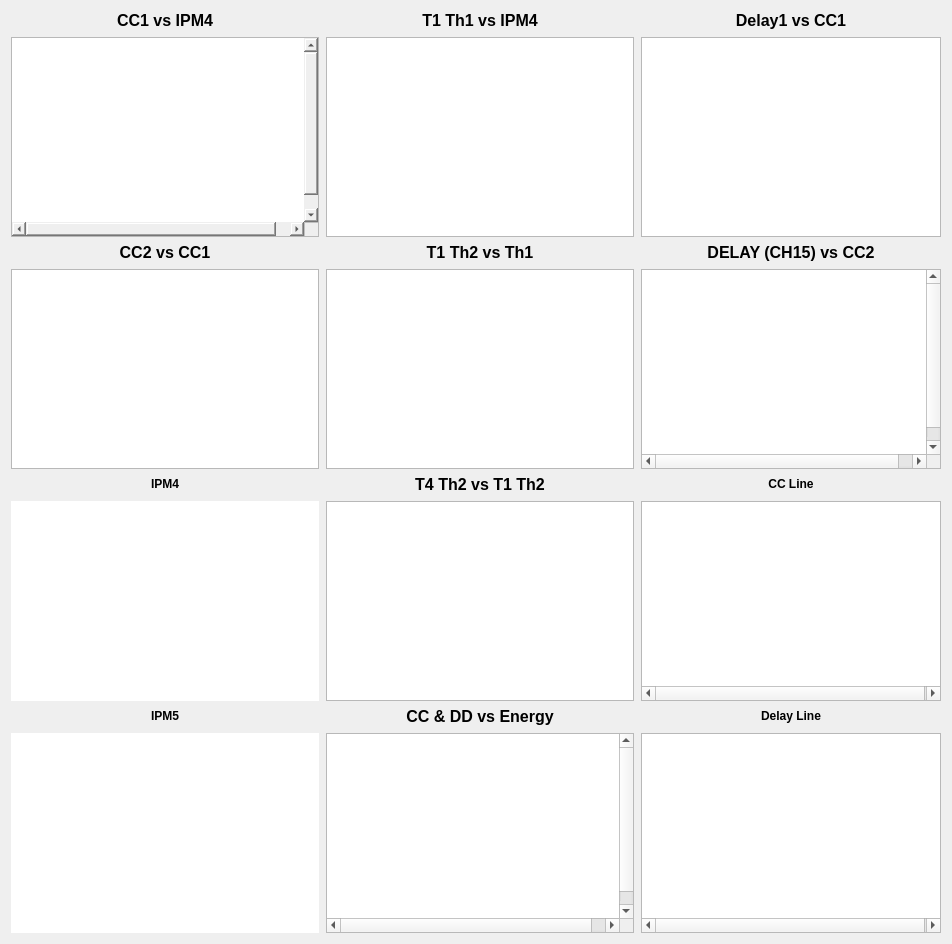
<?xml version="1.0" encoding="UTF-8"?>
<ui version="4.0">
 <class>Form</class>
 <widget class="QWidget" name="Form">
  <property name="geometry">
   <rect>
    <x>0</x>
    <y>0</y>
    <width>952</width>
    <height>944</height>
   </rect>
  </property>
  <property name="sizePolicy">
   <sizepolicy hsizetype="Preferred" vsizetype="Preferred">
    <horstretch>0</horstretch>
    <verstretch>0</verstretch>
   </sizepolicy>
  </property>
  <property name="minimumSize">
   <size>
    <width>500</width>
    <height>200</height>
   </size>
  </property>
  <property name="font">
   <font>
    <pointsize>9</pointsize>
   </font>
  </property>
  <property name="windowTitle">
   <string>Form</string>
  </property>
  <layout class="QGridLayout" name="gridLayout_3">
   <item row="3" column="0">
    <widget class="PyDMScatterPlot" name="PyDMScatterPlot_2">
     <property name="sizePolicy">
      <sizepolicy hsizetype="Preferred" vsizetype="Preferred">
       <horstretch>0</horstretch>
       <verstretch>0</verstretch>
      </sizepolicy>
     </property>
     <property name="minimumSize">
      <size>
       <width>300</width>
       <height>200</height>
      </size>
     </property>
     <property name="toolTip">
      <string/>
     </property>
     <property name="showXGrid">
      <bool>true</bool>
     </property>
     <property name="showYGrid">
      <bool>true</bool>
     </property>
     <property name="axisColor">
      <color>
       <red>250</red>
       <green>250</green>
       <blue>250</blue>
      </color>
     </property>
     <property name="yAxes">
      <stringlist>
       <string>{&quot;name&quot;: &quot;Axis 1&quot;, &quot;orientation&quot;: &quot;left&quot;, &quot;label&quot;: null, &quot;minRange&quot;: -72.30272388172042, &quot;maxRange&quot;: 130.17772388172042, &quot;autoRange&quot;: true, &quot;logMode&quot;: false}</string>
      </stringlist>
     </property>
     <property name="xLabels">
      <stringlist>
       <string>CH08</string>
      </stringlist>
     </property>
     <property name="showLegend">
      <bool>false</bool>
     </property>
     <property name="curves">
      <stringlist>
       <string>{&quot;y_channel&quot;: &quot;ca://XCS:TT:01:AMPL_9&quot;, &quot;x_channel&quot;: &quot;ca://XCS:TT:01:AMPL_8&quot;, &quot;name&quot;: &quot;CH09&quot;, &quot;color&quot;: &quot;white&quot;, &quot;lineStyle&quot;: 0, &quot;lineWidth&quot;: 1, &quot;symbol&quot;: &quot;o&quot;, &quot;symbolSize&quot;: 3, &quot;yAxisName&quot;: &quot;Axis 1&quot;, &quot;barWidth&quot;: null, &quot;upperThreshold&quot;: null, &quot;lowerThreshold&quot;: null, &quot;thresholdColor&quot;: &quot;white&quot;, &quot;redraw_mode&quot;: 2, &quot;buffer_size&quot;: 240, &quot;bufferSizeChannelAddress&quot;: null}</string>
      </stringlist>
     </property>
    </widget>
   </item>
   <item row="7" column="2" colspan="2">
    <widget class="PyDMTimePlot" name="PyDMTimePlot_4">
     <property name="sizePolicy">
      <sizepolicy hsizetype="Expanding" vsizetype="Expanding">
       <horstretch>0</horstretch>
       <verstretch>0</verstretch>
      </sizepolicy>
     </property>
     <property name="minimumSize">
      <size>
       <width>300</width>
       <height>200</height>
      </size>
     </property>
     <property name="toolTip">
      <string/>
     </property>
     <property name="verticalScrollBarPolicy">
      <enum>Qt::ScrollBarAlwaysOff</enum>
     </property>
     <property name="horizontalScrollBarPolicy">
      <enum>Qt::ScrollBarAsNeeded</enum>
     </property>
     <property name="sceneRect">
      <rectf>
       <x>0.000000000000000</x>
       <y>0.000000000000000</y>
       <width>300.000000000000000</width>
       <height>200.000000000000000</height>
      </rectf>
     </property>
     <property name="showXGrid">
      <bool>true</bool>
     </property>
     <property name="showYGrid">
      <bool>true</bool>
     </property>
     <property name="axisColor">
      <color>
       <red>253</red>
       <green>253</green>
       <blue>253</blue>
      </color>
     </property>
     <property name="yAxes">
      <stringlist>
       <string>{&quot;name&quot;: &quot;Axis 1&quot;, &quot;orientation&quot;: &quot;left&quot;, &quot;label&quot;: &quot;mean&quot;, &quot;minRange&quot;: -291.5707741091994, &quot;maxRange&quot;: 301.5707741091994, &quot;autoRange&quot;: true, &quot;logMode&quot;: false}</string>
      </stringlist>
     </property>
     <property name="xLabels">
      <stringlist>
       <string>time [sec]</string>
      </stringlist>
     </property>
     <property name="showLegend">
      <bool>true</bool>
     </property>
     <property name="curves">
      <stringlist>
       <string>{&quot;channel&quot;: &quot;ca://XCS:TT:01:AMPL_11&quot;, &quot;plot_style&quot;: &quot;Line&quot;, &quot;name&quot;: &quot;CH11&quot;, &quot;color&quot;: &quot;white&quot;, &quot;lineStyle&quot;: 1, &quot;lineWidth&quot;: 2, &quot;symbol&quot;: null, &quot;symbolSize&quot;: 10, &quot;yAxisName&quot;: &quot;Axis 1&quot;, &quot;barWidth&quot;: null, &quot;upperThreshold&quot;: null, &quot;lowerThreshold&quot;: null, &quot;thresholdColor&quot;: &quot;white&quot;}</string>
       <string>{&quot;channel&quot;: &quot;ca://XCS:TT:01:AMPL_12&quot;, &quot;plot_style&quot;: &quot;Line&quot;, &quot;name&quot;: &quot;CH12&quot;, &quot;color&quot;: &quot;red&quot;, &quot;lineStyle&quot;: 1, &quot;lineWidth&quot;: 2, &quot;symbol&quot;: null, &quot;symbolSize&quot;: 10, &quot;yAxisName&quot;: &quot;Axis 1&quot;, &quot;barWidth&quot;: null, &quot;upperThreshold&quot;: null, &quot;lowerThreshold&quot;: null, &quot;thresholdColor&quot;: &quot;white&quot;}</string>
       <string>{&quot;channel&quot;: &quot;ca://XCS:TT:01:AMPL_15&quot;, &quot;plot_style&quot;: &quot;Line&quot;, &quot;name&quot;: &quot;CH15&quot;, &quot;color&quot;: &quot;#55aaff&quot;, &quot;lineStyle&quot;: 1, &quot;lineWidth&quot;: 2, &quot;symbol&quot;: null, &quot;symbolSize&quot;: 10, &quot;yAxisName&quot;: &quot;Axis 1&quot;, &quot;barWidth&quot;: null, &quot;upperThreshold&quot;: null, &quot;lowerThreshold&quot;: null, &quot;thresholdColor&quot;: &quot;white&quot;}</string>
      </stringlist>
     </property>
     <property name="updateMode" stdset="0">
      <enum>PyDMTimePlot::OnValueChange</enum>
     </property>
     <property name="timeSpan">
      <double>600.000000000000000</double>
     </property>
     <property name="updateInterval">
      <double>1.000000000000000</double>
     </property>
    </widget>
   </item>
   <item row="0" column="2" colspan="2">
    <widget class="QLabel" name="label_5">
     <property name="sizePolicy">
      <sizepolicy hsizetype="Preferred" vsizetype="Fixed">
       <horstretch>0</horstretch>
       <verstretch>0</verstretch>
      </sizepolicy>
     </property>
     <property name="font">
      <font>
       <pointsize>12</pointsize>
       <weight>75</weight>
       <bold>true</bold>
      </font>
     </property>
     <property name="text">
      <string>Delay1 vs CC1</string>
     </property>
     <property name="textFormat">
      <enum>Qt::AutoText</enum>
     </property>
     <property name="alignment">
      <set>Qt::AlignCenter</set>
     </property>
    </widget>
   </item>
   <item row="7" column="0">
    <widget class="PyDMTimePlot" name="PyDMTimePlot">
     <property name="sizePolicy">
      <sizepolicy hsizetype="Expanding" vsizetype="Expanding">
       <horstretch>0</horstretch>
       <verstretch>0</verstretch>
      </sizepolicy>
     </property>
     <property name="minimumSize">
      <size>
       <width>300</width>
       <height>200</height>
      </size>
     </property>
     <property name="maximumSize">
      <size>
       <width>16777215</width>
       <height>16777215</height>
      </size>
     </property>
     <property name="cursor" stdset="0">
      <cursorShape>ArrowCursor</cursorShape>
     </property>
     <property name="toolTip">
      <string/>
     </property>
     <property name="frameShape">
      <enum>QFrame::NoFrame</enum>
     </property>
     <property name="frameShadow">
      <enum>QFrame::Plain</enum>
     </property>
     <property name="verticalScrollBarPolicy">
      <enum>Qt::ScrollBarAlwaysOff</enum>
     </property>
     <property name="horizontalScrollBarPolicy">
      <enum>Qt::ScrollBarAsNeeded</enum>
     </property>
     <property name="sceneRect">
      <rectf>
       <x>0.000000000000000</x>
       <y>0.000000000000000</y>
       <width>308.000000000000000</width>
       <height>200.000000000000000</height>
      </rectf>
     </property>
     <property name="showXGrid">
      <bool>true</bool>
     </property>
     <property name="showYGrid">
      <bool>true</bool>
     </property>
     <property name="axisColor">
      <color>
       <red>248</red>
       <green>248</green>
       <blue>248</blue>
      </color>
     </property>
     <property name="yAxes">
      <stringlist>
       <string>{&quot;name&quot;: &quot;XCS-SB2-BMMON:SUM&quot;, &quot;orientation&quot;: &quot;left&quot;, &quot;label&quot;: &quot;mean&quot;, &quot;minRange&quot;: -42.86081940510159, &quot;maxRange&quot;: 55.11081940510159, &quot;autoRange&quot;: true, &quot;logMode&quot;: false}</string>
      </stringlist>
     </property>
     <property name="xLabels">
      <stringlist>
       <string>time [sec]</string>
      </stringlist>
     </property>
     <property name="showLegend">
      <bool>true</bool>
     </property>
     <property name="mouseEnabledX" stdset="0">
      <bool>false</bool>
     </property>
     <property name="curves">
      <stringlist>
       <string>{&quot;channel&quot;: &quot;ca://XCS:TT:01:IPM_5&quot;, &quot;plot_style&quot;: &quot;Line&quot;, &quot;name&quot;: &quot;IPM5&quot;, &quot;color&quot;: &quot;#dbf0e0&quot;, &quot;lineStyle&quot;: 1, &quot;lineWidth&quot;: 2, &quot;symbol&quot;: null, &quot;symbolSize&quot;: 10, &quot;yAxisName&quot;: &quot;XCS-SB2-BMMON:SUM&quot;, &quot;barWidth&quot;: null, &quot;upperThreshold&quot;: null, &quot;lowerThreshold&quot;: null, &quot;thresholdColor&quot;: &quot;white&quot;}</string>
      </stringlist>
     </property>
     <property name="updateMode" stdset="0">
      <enum>PyDMTimePlot::AtFixedRate</enum>
     </property>
     <property name="timeSpan">
      <double>600.000000000000000</double>
     </property>
     <property name="updateInterval">
      <double>1.000000000000000</double>
     </property>
    </widget>
   </item>
   <item row="3" column="2" colspan="2">
    <widget class="PyDMScatterPlot" name="PyDMScatterPlot_5">
     <property name="sizePolicy">
      <sizepolicy hsizetype="Preferred" vsizetype="Preferred">
       <horstretch>0</horstretch>
       <verstretch>0</verstretch>
      </sizepolicy>
     </property>
     <property name="minimumSize">
      <size>
       <width>300</width>
       <height>200</height>
      </size>
     </property>
     <property name="toolTip">
      <string/>
     </property>
     <property name="sceneRect">
      <rectf>
       <x>0.000000000000000</x>
       <y>0.000000000000000</y>
       <width>300.000000000000000</width>
       <height>200.000000000000000</height>
      </rectf>
     </property>
     <property name="showXGrid">
      <bool>true</bool>
     </property>
     <property name="showYGrid">
      <bool>true</bool>
     </property>
     <property name="axisColor">
      <color>
       <red>255</red>
       <green>255</green>
       <blue>255</blue>
      </color>
     </property>
     <property name="yAxes">
      <stringlist>
       <string>{&quot;name&quot;: &quot;Axis 1&quot;, &quot;orientation&quot;: &quot;left&quot;, &quot;label&quot;: null, &quot;minRange&quot;: -62.16294570526704, &quot;maxRange&quot;: 67.41294570526703, &quot;autoRange&quot;: true, &quot;logMode&quot;: false}</string>
      </stringlist>
     </property>
     <property name="xLabels">
      <stringlist>
       <string>CC(CH09)</string>
      </stringlist>
     </property>
     <property name="curves">
      <stringlist>
       <string>{&quot;y_channel&quot;: &quot;ca://XCS:TT:01:AMPL_15&quot;, &quot;x_channel&quot;: &quot;ca://XCS:TT:01:AMPL_9&quot;, &quot;name&quot;: &quot;DELAY (CH15)&quot;, &quot;color&quot;: &quot;white&quot;, &quot;lineStyle&quot;: 0, &quot;lineWidth&quot;: 1, &quot;symbol&quot;: &quot;o&quot;, &quot;symbolSize&quot;: 3, &quot;yAxisName&quot;: &quot;Axis 1&quot;, &quot;barWidth&quot;: null, &quot;upperThreshold&quot;: null, &quot;lowerThreshold&quot;: null, &quot;thresholdColor&quot;: &quot;white&quot;, &quot;redraw_mode&quot;: 2, &quot;buffer_size&quot;: 240, &quot;bufferSizeChannelAddress&quot;: null}</string>
      </stringlist>
     </property>
    </widget>
   </item>
   <item row="4" column="0">
    <widget class="QLabel" name="label_12">
     <property name="sizePolicy">
      <sizepolicy hsizetype="Preferred" vsizetype="Fixed">
       <horstretch>0</horstretch>
       <verstretch>0</verstretch>
      </sizepolicy>
     </property>
     <property name="font">
      <font>
       <weight>75</weight>
       <bold>true</bold>
      </font>
     </property>
     <property name="text">
      <string>IPM4</string>
     </property>
     <property name="alignment">
      <set>Qt::AlignCenter</set>
     </property>
    </widget>
   </item>
   <item row="0" column="0">
    <widget class="QLabel" name="label">
     <property name="sizePolicy">
      <sizepolicy hsizetype="Preferred" vsizetype="Fixed">
       <horstretch>0</horstretch>
       <verstretch>0</verstretch>
      </sizepolicy>
     </property>
     <property name="font">
      <font>
       <pointsize>12</pointsize>
       <weight>75</weight>
       <bold>true</bold>
      </font>
     </property>
     <property name="toolTip">
      <string/>
     </property>
     <property name="toolTipDuration">
      <number>-1</number>
     </property>
     <property name="text">
      <string>CC1 vs IPM4</string>
     </property>
     <property name="textFormat">
      <enum>Qt::AutoText</enum>
     </property>
     <property name="alignment">
      <set>Qt::AlignCenter</set>
     </property>
     <property name="wordWrap">
      <bool>false</bool>
     </property>
    </widget>
   </item>
   <item row="5" column="0">
    <widget class="PyDMTimePlot" name="PyDMTimePlot_3">
     <property name="sizePolicy">
      <sizepolicy hsizetype="Expanding" vsizetype="Expanding">
       <horstretch>0</horstretch>
       <verstretch>0</verstretch>
      </sizepolicy>
     </property>
     <property name="minimumSize">
      <size>
       <width>300</width>
       <height>200</height>
      </size>
     </property>
     <property name="maximumSize">
      <size>
       <width>16777215</width>
       <height>16777215</height>
      </size>
     </property>
     <property name="cursor" stdset="0">
      <cursorShape>ArrowCursor</cursorShape>
     </property>
     <property name="toolTip">
      <string/>
     </property>
     <property name="frameShape">
      <enum>QFrame::NoFrame</enum>
     </property>
     <property name="frameShadow">
      <enum>QFrame::Plain</enum>
     </property>
     <property name="verticalScrollBarPolicy">
      <enum>Qt::ScrollBarAlwaysOff</enum>
     </property>
     <property name="horizontalScrollBarPolicy">
      <enum>Qt::ScrollBarAsNeeded</enum>
     </property>
     <property name="interactive">
      <bool>true</bool>
     </property>
     <property name="showXGrid">
      <bool>true</bool>
     </property>
     <property name="showYGrid">
      <bool>true</bool>
     </property>
     <property name="axisColor">
      <color>
       <red>248</red>
       <green>248</green>
       <blue>248</blue>
      </color>
     </property>
     <property name="yAxes">
      <stringlist>
       <string>{&quot;name&quot;: &quot;XCS-SB1-BMMON:SUM&quot;, &quot;orientation&quot;: &quot;left&quot;, &quot;label&quot;: &quot;mean&quot;, &quot;minRange&quot;: -116.47425305151863, &quot;maxRange&quot;: 149.84925305151864, &quot;autoRange&quot;: true, &quot;logMode&quot;: false}</string>
      </stringlist>
     </property>
     <property name="xLabels">
      <stringlist>
       <string>time [sec]</string>
      </stringlist>
     </property>
     <property name="showLegend">
      <bool>true</bool>
     </property>
     <property name="mouseEnabledX" stdset="0">
      <bool>false</bool>
     </property>
     <property name="curves">
      <stringlist>
       <string>{&quot;channel&quot;: &quot;ca://XCS:TT:01:IPM_4&quot;, &quot;plot_style&quot;: &quot;Line&quot;, &quot;name&quot;: &quot;IPM4&quot;, &quot;color&quot;: &quot;#dbf0e0&quot;, &quot;lineStyle&quot;: 1, &quot;lineWidth&quot;: 2, &quot;symbol&quot;: null, &quot;symbolSize&quot;: 10, &quot;yAxisName&quot;: &quot;XCS-SB1-BMMON:SUM&quot;, &quot;barWidth&quot;: null, &quot;upperThreshold&quot;: null, &quot;lowerThreshold&quot;: null, &quot;thresholdColor&quot;: &quot;white&quot;}</string>
      </stringlist>
     </property>
     <property name="updateMode" stdset="0">
      <enum>PyDMTimePlot::AtFixedRate</enum>
     </property>
     <property name="timeSpan">
      <double>600.000000000000000</double>
     </property>
     <property name="updateInterval">
      <double>1.000000000000000</double>
     </property>
    </widget>
   </item>
   <item row="5" column="1">
    <widget class="PyDMScatterPlot" name="PyDMScatterPlot_6">
     <property name="sizePolicy">
      <sizepolicy hsizetype="Expanding" vsizetype="Expanding">
       <horstretch>0</horstretch>
       <verstretch>0</verstretch>
      </sizepolicy>
     </property>
     <property name="minimumSize">
      <size>
       <width>300</width>
       <height>200</height>
      </size>
     </property>
     <property name="toolTip">
      <string/>
     </property>
     <property name="showXGrid">
      <bool>true</bool>
     </property>
     <property name="showYGrid">
      <bool>true</bool>
     </property>
     <property name="axisColor">
      <color>
       <red>252</red>
       <green>252</green>
       <blue>252</blue>
      </color>
     </property>
     <property name="yAxes">
      <stringlist>
       <string>{&quot;name&quot;: &quot;Axis 1&quot;, &quot;orientation&quot;: &quot;left&quot;, &quot;label&quot;: null, &quot;minRange&quot;: -81.29646962129293, &quot;maxRange&quot;: 79.29646962129293, &quot;autoRange&quot;: true, &quot;logMode&quot;: false}</string>
      </stringlist>
     </property>
     <property name="xLabels">
      <stringlist>
       <string>CH12</string>
      </stringlist>
     </property>
     <property name="curves">
      <stringlist>
       <string>{&quot;y_channel&quot;: &quot;ca://XCS:TT:01:AMPL_15&quot;, &quot;x_channel&quot;: &quot;ca://XCS:TT:01:AMPL_12&quot;, &quot;name&quot;: &quot;CH15&quot;, &quot;color&quot;: &quot;white&quot;, &quot;lineStyle&quot;: 0, &quot;lineWidth&quot;: 3, &quot;symbol&quot;: &quot;o&quot;, &quot;symbolSize&quot;: 3, &quot;yAxisName&quot;: &quot;Axis 1&quot;, &quot;barWidth&quot;: null, &quot;upperThreshold&quot;: null, &quot;lowerThreshold&quot;: null, &quot;thresholdColor&quot;: &quot;white&quot;, &quot;redraw_mode&quot;: 2, &quot;buffer_size&quot;: 240, &quot;bufferSizeChannelAddress&quot;: null}</string>
      </stringlist>
     </property>
    </widget>
   </item>
   <item row="1" column="1">
    <widget class="PyDMScatterPlot" name="PyDMScatterPlot_8">
     <property name="sizePolicy">
      <sizepolicy hsizetype="Preferred" vsizetype="Preferred">
       <horstretch>0</horstretch>
       <verstretch>0</verstretch>
      </sizepolicy>
     </property>
     <property name="minimumSize">
      <size>
       <width>300</width>
       <height>200</height>
      </size>
     </property>
     <property name="toolTip">
      <string/>
     </property>
     <property name="showXGrid">
      <bool>true</bool>
     </property>
     <property name="showYGrid">
      <bool>true</bool>
     </property>
     <property name="axisColor">
      <color>
       <red>254</red>
       <green>254</green>
       <blue>254</blue>
      </color>
     </property>
     <property name="yAxes">
      <stringlist>
       <string>{&quot;name&quot;: &quot;Axis 1&quot;, &quot;orientation&quot;: &quot;left&quot;, &quot;label&quot;: null, &quot;minRange&quot;: -209.56797303100342, &quot;maxRange&quot;: 231.19297303100342, &quot;autoRange&quot;: true, &quot;logMode&quot;: false}</string>
      </stringlist>
     </property>
     <property name="xLabels">
      <stringlist>
       <string>IPM4</string>
      </stringlist>
     </property>
     <property name="showLegend">
      <bool>false</bool>
     </property>
     <property name="curves">
      <stringlist>
       <string>{&quot;y_channel&quot;: &quot;ca://XCS:TT:01:AMPL_11&quot;, &quot;x_channel&quot;: &quot;ca://XCS:TT:01:IPM_4&quot;, &quot;name&quot;: &quot;CH11&quot;, &quot;color&quot;: &quot;white&quot;, &quot;lineStyle&quot;: 0, &quot;lineWidth&quot;: 1, &quot;symbol&quot;: &quot;o&quot;, &quot;symbolSize&quot;: 3, &quot;yAxisName&quot;: &quot;Axis 1&quot;, &quot;barWidth&quot;: null, &quot;upperThreshold&quot;: null, &quot;lowerThreshold&quot;: null, &quot;thresholdColor&quot;: &quot;white&quot;, &quot;redraw_mode&quot;: 2, &quot;buffer_size&quot;: 240, &quot;bufferSizeChannelAddress&quot;: null}</string>
      </stringlist>
     </property>
    </widget>
   </item>
   <item row="5" column="2" colspan="2">
    <widget class="PyDMTimePlot" name="PyDMTimePlot_2">
     <property name="sizePolicy">
      <sizepolicy hsizetype="Expanding" vsizetype="Expanding">
       <horstretch>0</horstretch>
       <verstretch>0</verstretch>
      </sizepolicy>
     </property>
     <property name="minimumSize">
      <size>
       <width>300</width>
       <height>200</height>
      </size>
     </property>
     <property name="toolTip">
      <string/>
     </property>
     <property name="layoutDirection">
      <enum>Qt::LeftToRight</enum>
     </property>
     <property name="verticalScrollBarPolicy">
      <enum>Qt::ScrollBarAlwaysOff</enum>
     </property>
     <property name="horizontalScrollBarPolicy">
      <enum>Qt::ScrollBarAsNeeded</enum>
     </property>
     <property name="foregroundBrush">
      <brush brushstyle="NoBrush">
       <color alpha="255">
        <red>250</red>
        <green>250</green>
        <blue>250</blue>
       </color>
      </brush>
     </property>
     <property name="sceneRect">
      <rectf>
       <x>0.000000000000000</x>
       <y>0.000000000000000</y>
       <width>300.000000000000000</width>
       <height>200.000000000000000</height>
      </rectf>
     </property>
     <property name="cacheMode">
      <set>QGraphicsView::CacheBackground</set>
     </property>
     <property name="showXGrid">
      <bool>true</bool>
     </property>
     <property name="showYGrid">
      <bool>true</bool>
     </property>
     <property name="axisColor">
      <color>
       <red>255</red>
       <green>255</green>
       <blue>255</blue>
      </color>
     </property>
     <property name="yAxes">
      <stringlist>
       <string>{&quot;name&quot;: &quot;Axis 1&quot;, &quot;orientation&quot;: &quot;left&quot;, &quot;label&quot;: &quot;mean&quot;, &quot;minRange&quot;: -108.5553204620948, &quot;maxRange&quot;: 117.9303204620948, &quot;autoRange&quot;: true, &quot;logMode&quot;: false}</string>
      </stringlist>
     </property>
     <property name="title" stdset="0">
      <string/>
     </property>
     <property name="xLabels">
      <stringlist>
       <string>time [sec]</string>
      </stringlist>
     </property>
     <property name="showLegend">
      <bool>true</bool>
     </property>
     <property name="mouseEnabledX" stdset="0">
      <bool>true</bool>
     </property>
     <property name="curves">
      <stringlist>
       <string>{&quot;channel&quot;: &quot;ca://XCS:TT:01:AMPL_8&quot;, &quot;plot_style&quot;: &quot;Line&quot;, &quot;name&quot;: &quot;CH08&quot;, &quot;color&quot;: &quot;#00aaff&quot;, &quot;lineStyle&quot;: 1, &quot;lineWidth&quot;: 2, &quot;symbol&quot;: null, &quot;symbolSize&quot;: 10, &quot;yAxisName&quot;: &quot;Axis 1&quot;, &quot;barWidth&quot;: null, &quot;upperThreshold&quot;: null, &quot;lowerThreshold&quot;: null, &quot;thresholdColor&quot;: &quot;white&quot;}</string>
       <string>{&quot;channel&quot;: &quot;ca://XCS:TT:01:AMPL_9&quot;, &quot;plot_style&quot;: &quot;Line&quot;, &quot;name&quot;: &quot;CH09&quot;, &quot;color&quot;: &quot;red&quot;, &quot;lineStyle&quot;: 1, &quot;lineWidth&quot;: 2, &quot;symbol&quot;: null, &quot;symbolSize&quot;: 10, &quot;yAxisName&quot;: &quot;Axis 1&quot;, &quot;barWidth&quot;: null, &quot;upperThreshold&quot;: null, &quot;lowerThreshold&quot;: null, &quot;thresholdColor&quot;: &quot;white&quot;}</string>
      </stringlist>
     </property>
     <property name="updateMode" stdset="0">
      <enum>PyDMTimePlot::AtFixedRate</enum>
     </property>
     <property name="timeSpan">
      <double>600.000000000000000</double>
     </property>
     <property name="updateInterval">
      <double>1.000000000000000</double>
     </property>
     <property name="autoRangeY">
      <bool>true</bool>
     </property>
    </widget>
   </item>
   <item row="4" column="1">
    <widget class="QLabel" name="label_4">
     <property name="sizePolicy">
      <sizepolicy hsizetype="Preferred" vsizetype="Fixed">
       <horstretch>0</horstretch>
       <verstretch>0</verstretch>
      </sizepolicy>
     </property>
     <property name="font">
      <font>
       <pointsize>12</pointsize>
       <weight>75</weight>
       <bold>true</bold>
      </font>
     </property>
     <property name="text">
      <string>T4 Th2 vs T1 Th2</string>
     </property>
     <property name="alignment">
      <set>Qt::AlignCenter</set>
     </property>
    </widget>
   </item>
   <item row="6" column="1">
    <widget class="QLabel" name="label_8">
     <property name="sizePolicy">
      <sizepolicy hsizetype="Preferred" vsizetype="Fixed">
       <horstretch>0</horstretch>
       <verstretch>0</verstretch>
      </sizepolicy>
     </property>
     <property name="font">
      <font>
       <pointsize>12</pointsize>
       <weight>75</weight>
       <bold>true</bold>
      </font>
     </property>
     <property name="text">
      <string>CC &amp; DD vs Energy</string>
     </property>
     <property name="alignment">
      <set>Qt::AlignCenter</set>
     </property>
    </widget>
   </item>
   <item row="1" column="0">
    <widget class="PyDMScatterPlot" name="PyDMScatterPlot">
     <property name="sizePolicy">
      <sizepolicy hsizetype="Preferred" vsizetype="Preferred">
       <horstretch>0</horstretch>
       <verstretch>0</verstretch>
      </sizepolicy>
     </property>
     <property name="minimumSize">
      <size>
       <width>297</width>
       <height>200</height>
      </size>
     </property>
     <property name="toolTip">
      <string/>
     </property>
     <property name="styleSheet">
      <string notr="true">border-right-color: rgb(168, 133, 255);
</string>
     </property>
     <property name="sceneRect">
      <rectf>
       <x>0.000000000000000</x>
       <y>0.000000000000000</y>
       <width>308.000000000000000</width>
       <height>200.000000000000000</height>
      </rectf>
     </property>
     <property name="showXGrid">
      <bool>true</bool>
     </property>
     <property name="showYGrid">
      <bool>true</bool>
     </property>
     <property name="axisColor">
      <color>
       <red>254</red>
       <green>254</green>
       <blue>254</blue>
      </color>
     </property>
     <property name="yAxes">
      <stringlist>
       <string>{&quot;name&quot;: &quot;Axis 1&quot;, &quot;orientation&quot;: &quot;left&quot;, &quot;label&quot;: &quot;CH08&quot;, &quot;minRange&quot;: -99.24012429010965, &quot;maxRange&quot;: 84.86512429010965, &quot;autoRange&quot;: true, &quot;logMode&quot;: false}</string>
      </stringlist>
     </property>
     <property name="title" stdset="0">
      <string extracomment="SND DIO">IPM4 vs CC (CH08)</string>
     </property>
     <property name="xLabels">
      <stringlist>
       <string>IPM4</string>
      </stringlist>
     </property>
     <property name="showLegend">
      <bool>false</bool>
     </property>
     <property name="curves">
      <stringlist>
       <string>{&quot;y_channel&quot;: &quot;ca://XCS:TT:01:AMPL_8&quot;, &quot;x_channel&quot;: &quot;ca://XCS:TT:01:IPM_4&quot;, &quot;name&quot;: &quot;CH08&quot;, &quot;color&quot;: &quot;#fdfeff&quot;, &quot;lineStyle&quot;: 0, &quot;lineWidth&quot;: 1, &quot;symbol&quot;: &quot;o&quot;, &quot;symbolSize&quot;: 3, &quot;yAxisName&quot;: &quot;Axis 1&quot;, &quot;barWidth&quot;: null, &quot;upperThreshold&quot;: null, &quot;lowerThreshold&quot;: null, &quot;thresholdColor&quot;: &quot;white&quot;, &quot;redraw_mode&quot;: 2, &quot;buffer_size&quot;: 240, &quot;bufferSizeChannelAddress&quot;: null}</string>
      </stringlist>
     </property>
    </widget>
   </item>
   <item row="4" column="2" colspan="2">
    <widget class="QLabel" name="label_10">
     <property name="sizePolicy">
      <sizepolicy hsizetype="Preferred" vsizetype="Fixed">
       <horstretch>0</horstretch>
       <verstretch>0</verstretch>
      </sizepolicy>
     </property>
     <property name="font">
      <font>
       <weight>75</weight>
       <bold>true</bold>
      </font>
     </property>
     <property name="cursor">
      <cursorShape>WhatsThisCursor</cursorShape>
     </property>
     <property name="text">
      <string>CC Line</string>
     </property>
     <property name="alignment">
      <set>Qt::AlignCenter</set>
     </property>
    </widget>
   </item>
   <item row="2" column="1">
    <widget class="QLabel" name="label_3">
     <property name="sizePolicy">
      <sizepolicy hsizetype="Preferred" vsizetype="Fixed">
       <horstretch>0</horstretch>
       <verstretch>0</verstretch>
      </sizepolicy>
     </property>
     <property name="font">
      <font>
       <pointsize>12</pointsize>
       <weight>75</weight>
       <bold>true</bold>
      </font>
     </property>
     <property name="text">
      <string>T1 Th2 vs Th1</string>
     </property>
     <property name="alignment">
      <set>Qt::AlignCenter</set>
     </property>
    </widget>
   </item>
   <item row="6" column="0">
    <widget class="QLabel" name="label_11">
     <property name="sizePolicy">
      <sizepolicy hsizetype="Preferred" vsizetype="Fixed">
       <horstretch>0</horstretch>
       <verstretch>0</verstretch>
      </sizepolicy>
     </property>
     <property name="minimumSize">
      <size>
       <width>0</width>
       <height>0</height>
      </size>
     </property>
     <property name="font">
      <font>
       <weight>75</weight>
       <bold>true</bold>
      </font>
     </property>
     <property name="text">
      <string>IPM5</string>
     </property>
     <property name="alignment">
      <set>Qt::AlignCenter</set>
     </property>
    </widget>
   </item>
   <item row="0" column="1">
    <widget class="QLabel" name="label_7">
     <property name="sizePolicy">
      <sizepolicy hsizetype="Preferred" vsizetype="Fixed">
       <horstretch>0</horstretch>
       <verstretch>0</verstretch>
      </sizepolicy>
     </property>
     <property name="font">
      <font>
       <pointsize>12</pointsize>
       <weight>75</weight>
       <bold>true</bold>
      </font>
     </property>
     <property name="toolTip">
      <string/>
     </property>
     <property name="toolTipDuration">
      <number>-1</number>
     </property>
     <property name="locale">
      <locale language="English" country="UnitedStates"/>
     </property>
     <property name="frameShape">
      <enum>QFrame::NoFrame</enum>
     </property>
     <property name="text">
      <string>T1 Th1 vs IPM4</string>
     </property>
     <property name="textFormat">
      <enum>Qt::AutoText</enum>
     </property>
     <property name="alignment">
      <set>Qt::AlignCenter</set>
     </property>
    </widget>
   </item>
   <item row="1" column="2" colspan="2">
    <widget class="PyDMScatterPlot" name="PyDMScatterPlot_4">
     <property name="sizePolicy">
      <sizepolicy hsizetype="Preferred" vsizetype="Preferred">
       <horstretch>0</horstretch>
       <verstretch>0</verstretch>
      </sizepolicy>
     </property>
     <property name="minimumSize">
      <size>
       <width>300</width>
       <height>200</height>
      </size>
     </property>
     <property name="toolTip">
      <string/>
     </property>
     <property name="showXGrid">
      <bool>true</bool>
     </property>
     <property name="showYGrid">
      <bool>true</bool>
     </property>
     <property name="axisColor">
      <color>
       <red>255</red>
       <green>255</green>
       <blue>255</blue>
      </color>
     </property>
     <property name="yAxes">
      <stringlist>
       <string>{&quot;name&quot;: &quot;Axis 1&quot;, &quot;orientation&quot;: &quot;left&quot;, &quot;label&quot;: null, &quot;minRange&quot;: -77.4053801866057, &quot;maxRange&quot;: 88.4053801866057, &quot;autoRange&quot;: true, &quot;logMode&quot;: false}</string>
      </stringlist>
     </property>
     <property name="xLabels">
      <stringlist>
       <string>CC(CH08)</string>
      </stringlist>
     </property>
     <property name="curves">
      <stringlist>
       <string>{&quot;y_channel&quot;: &quot;ca://XCS:TT:01:AMPL_12&quot;, &quot;x_channel&quot;: &quot;ca://XCS:TT:01:AMPL_8&quot;, &quot;name&quot;: &quot;CH12&quot;, &quot;color&quot;: &quot;white&quot;, &quot;lineStyle&quot;: 0, &quot;lineWidth&quot;: 1, &quot;symbol&quot;: &quot;o&quot;, &quot;symbolSize&quot;: 3, &quot;yAxisName&quot;: &quot;Axis 1&quot;, &quot;barWidth&quot;: null, &quot;upperThreshold&quot;: null, &quot;lowerThreshold&quot;: null, &quot;thresholdColor&quot;: &quot;white&quot;, &quot;redraw_mode&quot;: 2, &quot;buffer_size&quot;: 240, &quot;bufferSizeChannelAddress&quot;: null}</string>
      </stringlist>
     </property>
     <property name="TextColor" stdset="0">
      <color>
       <red>255</red>
       <green>255</green>
       <blue>255</blue>
      </color>
     </property>
    </widget>
   </item>
   <item row="3" column="1">
    <widget class="PyDMScatterPlot" name="PyDMScatterPlot_3">
     <property name="enabled">
      <bool>true</bool>
     </property>
     <property name="sizePolicy">
      <sizepolicy hsizetype="Preferred" vsizetype="Preferred">
       <horstretch>0</horstretch>
       <verstretch>0</verstretch>
      </sizepolicy>
     </property>
     <property name="minimumSize">
      <size>
       <width>300</width>
       <height>200</height>
      </size>
     </property>
     <property name="toolTip">
      <string/>
     </property>
     <property name="showXGrid">
      <bool>true</bool>
     </property>
     <property name="showYGrid">
      <bool>true</bool>
     </property>
     <property name="axisColor">
      <color>
       <red>255</red>
       <green>255</green>
       <blue>255</blue>
      </color>
     </property>
     <property name="yAxes">
      <stringlist>
       <string>{&quot;name&quot;: &quot;Axis 1&quot;, &quot;orientation&quot;: &quot;left&quot;, &quot;label&quot;: null, &quot;minRange&quot;: -77.4053801866057, &quot;maxRange&quot;: 88.4053801866057, &quot;autoRange&quot;: true, &quot;logMode&quot;: false}</string>
      </stringlist>
     </property>
     <property name="xLabels">
      <stringlist>
       <string>CH11</string>
      </stringlist>
     </property>
     <property name="curves">
      <stringlist>
       <string>{&quot;y_channel&quot;: &quot;ca://XCS:TT:01:AMPL_12&quot;, &quot;x_channel&quot;: &quot;ca://XCS:TT:01:AMPL_11&quot;, &quot;name&quot;: &quot;CH12&quot;, &quot;color&quot;: &quot;white&quot;, &quot;lineStyle&quot;: 0, &quot;lineWidth&quot;: 3, &quot;symbol&quot;: &quot;o&quot;, &quot;symbolSize&quot;: 3, &quot;yAxisName&quot;: &quot;Axis 1&quot;, &quot;barWidth&quot;: null, &quot;upperThreshold&quot;: null, &quot;lowerThreshold&quot;: null, &quot;thresholdColor&quot;: &quot;white&quot;, &quot;redraw_mode&quot;: 2, &quot;buffer_size&quot;: 240, &quot;bufferSizeChannelAddress&quot;: null}</string>
      </stringlist>
     </property>
    </widget>
   </item>
   <item row="6" column="2" colspan="2">
    <widget class="QLabel" name="label_9">
     <property name="sizePolicy">
      <sizepolicy hsizetype="Preferred" vsizetype="Fixed">
       <horstretch>0</horstretch>
       <verstretch>0</verstretch>
      </sizepolicy>
     </property>
     <property name="font">
      <font>
       <weight>75</weight>
       <bold>true</bold>
      </font>
     </property>
     <property name="text">
      <string>Delay Line</string>
     </property>
     <property name="alignment">
      <set>Qt::AlignCenter</set>
     </property>
    </widget>
   </item>
   <item row="2" column="2" colspan="2">
    <widget class="QLabel" name="label_6">
     <property name="sizePolicy">
      <sizepolicy hsizetype="Preferred" vsizetype="Fixed">
       <horstretch>0</horstretch>
       <verstretch>0</verstretch>
      </sizepolicy>
     </property>
     <property name="font">
      <font>
       <pointsize>12</pointsize>
       <weight>75</weight>
       <bold>true</bold>
      </font>
     </property>
     <property name="text">
      <string>DELAY (CH15) vs CC2</string>
     </property>
     <property name="alignment">
      <set>Qt::AlignCenter</set>
     </property>
    </widget>
   </item>
   <item row="2" column="0">
    <widget class="QLabel" name="label_2">
     <property name="sizePolicy">
      <sizepolicy hsizetype="Preferred" vsizetype="Fixed">
       <horstretch>0</horstretch>
       <verstretch>0</verstretch>
      </sizepolicy>
     </property>
     <property name="font">
      <font>
       <pointsize>12</pointsize>
       <weight>75</weight>
       <bold>true</bold>
      </font>
     </property>
     <property name="text">
      <string>CC2 vs CC1</string>
     </property>
     <property name="alignment">
      <set>Qt::AlignCenter</set>
     </property>
    </widget>
   </item>
   <item row="7" column="1">
    <widget class="PyDMScatterPlot" name="PyDMScatterPlot_7">
     <property name="sizePolicy">
      <sizepolicy hsizetype="Expanding" vsizetype="Expanding">
       <horstretch>0</horstretch>
       <verstretch>0</verstretch>
      </sizepolicy>
     </property>
     <property name="minimumSize">
      <size>
       <width>300</width>
       <height>200</height>
      </size>
     </property>
     <property name="toolTip">
      <string/>
     </property>
     <property name="sceneRect">
      <rectf>
       <x>0.000000000000000</x>
       <y>0.000000000000000</y>
       <width>308.000000000000000</width>
       <height>200.000000000000000</height>
      </rectf>
     </property>
     <property name="showXGrid">
      <bool>true</bool>
     </property>
     <property name="showYGrid">
      <bool>true</bool>
     </property>
     <property name="axisColor">
      <color>
       <red>255</red>
       <green>255</green>
       <blue>255</blue>
      </color>
     </property>
     <property name="yAxes">
      <stringlist>
       <string>{&quot;name&quot;: &quot;Axis 1&quot;, &quot;orientation&quot;: &quot;left&quot;, &quot;label&quot;: &quot;CH 09 &amp; 15&quot;, &quot;minRange&quot;: -118.61096192370748, &quot;maxRange&quot;: 68.36096192370748, &quot;autoRange&quot;: true, &quot;logMode&quot;: false}</string>
      </stringlist>
     </property>
     <property name="xLabels">
      <stringlist>
       <string>Photon Energy</string>
      </stringlist>
     </property>
     <property name="showLegend">
      <bool>true</bool>
     </property>
     <property name="curves">
      <stringlist>
       <string>{&quot;y_channel&quot;: &quot;ca://XCS:TT:01:AMPL_9&quot;, &quot;x_channel&quot;: &quot;ca://XCS:TT:01:EPHOTON&quot;, &quot;name&quot;: &quot;CH09 &quot;, &quot;color&quot;: &quot;white&quot;, &quot;lineStyle&quot;: 0, &quot;lineWidth&quot;: 1, &quot;symbol&quot;: &quot;o&quot;, &quot;symbolSize&quot;: 3, &quot;yAxisName&quot;: &quot;Axis 1&quot;, &quot;barWidth&quot;: null, &quot;upperThreshold&quot;: null, &quot;lowerThreshold&quot;: null, &quot;thresholdColor&quot;: &quot;white&quot;, &quot;redraw_mode&quot;: 2, &quot;buffer_size&quot;: 240, &quot;bufferSizeChannelAddress&quot;: null}</string>
       <string>{&quot;y_channel&quot;: &quot;ca://XCS:TT:01:AMPL_15&quot;, &quot;x_channel&quot;: &quot;ca://XCS:TT:01:EPHOTON&quot;, &quot;name&quot;: &quot;CH15 &quot;, &quot;color&quot;: &quot;red&quot;, &quot;lineStyle&quot;: 0, &quot;lineWidth&quot;: 1, &quot;symbol&quot;: &quot;o&quot;, &quot;symbolSize&quot;: 3, &quot;yAxisName&quot;: &quot;Axis 1&quot;, &quot;barWidth&quot;: null, &quot;upperThreshold&quot;: null, &quot;lowerThreshold&quot;: null, &quot;thresholdColor&quot;: &quot;white&quot;, &quot;redraw_mode&quot;: 2, &quot;buffer_size&quot;: 240, &quot;bufferSizeChannelAddress&quot;: null}</string>
      </stringlist>
     </property>
    </widget>
   </item>
  </layout>
  <zorder>PyDMScatterPlot_5</zorder>
  <zorder>PyDMScatterPlot_3</zorder>
  <zorder>PyDMScatterPlot</zorder>
  <zorder>label_7</zorder>
  <zorder>label</zorder>
  <zorder>PyDMScatterPlot_8</zorder>
  <zorder>label_2</zorder>
  <zorder>PyDMScatterPlot_6</zorder>
  <zorder>label_6</zorder>
  <zorder>label_3</zorder>
  <zorder>label_5</zorder>
  <zorder>PyDMScatterPlot_4</zorder>
  <zorder>PyDMScatterPlot_7</zorder>
  <zorder>PyDMTimePlot</zorder>
  <zorder>label_11</zorder>
  <zorder>label_8</zorder>
  <zorder>PyDMTimePlot_4</zorder>
  <zorder>label_9</zorder>
  <zorder>PyDMTimePlot_2</zorder>
  <zorder>label_10</zorder>
  <zorder>label_4</zorder>
  <zorder>PyDMScatterPlot_2</zorder>
  <zorder>label_12</zorder>
  <zorder>PyDMTimePlot_3</zorder>
 </widget>
 <layoutdefault spacing="7" margin="11"/>
 <customwidgets>
  <customwidget>
   <class>PyDMTimePlot</class>
   <extends>QGraphicsView</extends>
   <header>pydm.widgets.timeplot</header>
  </customwidget>
  <customwidget>
   <class>PyDMScatterPlot</class>
   <extends>QGraphicsView</extends>
   <header>pydm.widgets.scatterplot</header>
  </customwidget>
 </customwidgets>
 <resources/>
 <connections/>
 <designerdata>
  <property name="gridDeltaX">
   <number>3</number>
  </property>
  <property name="gridDeltaY">
   <number>8</number>
  </property>
  <property name="gridSnapX">
   <bool>true</bool>
  </property>
  <property name="gridSnapY">
   <bool>true</bool>
  </property>
  <property name="gridVisible">
   <bool>true</bool>
  </property>
 </designerdata>
</ui>
